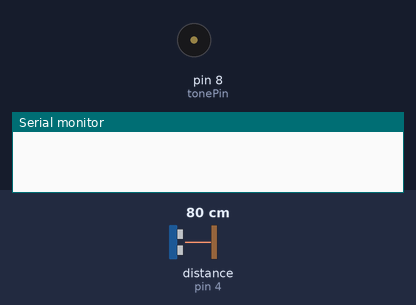
A sketch run on a simulated Arduino Uno, built with avr-gcc and run on an emulated ATmega328P. Shown: buzzer (waves = sounding), the last lines printed to the serial monitor. Wiring (inferred from the names in the program): ultrasonic range finder: trigger pin 3; echo pin 4. The inputs (shaded band) are chosen by the test bench; at power-on: distance to the obstacle (sensor on pin 4) 80 cm. The echo pulse lasts 58.3 µs per cm.

Above: at 1.2 s.
1.3 s: distance to the obstacle (sensor on pin 4) set to 12 cm
2.8 s: distance to the obstacle (sensor on pin 4) set to 9 cm
At 2.92 s:
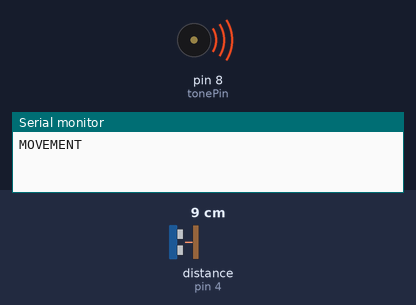
5.8 s: distance to the obstacle (sensor on pin 4) set to 18 cm
At 6.3 s:
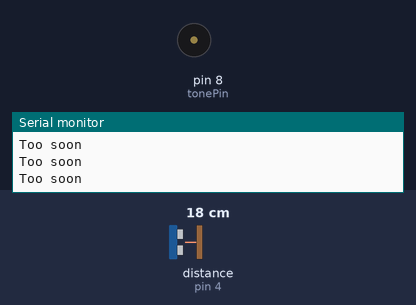
7.3 s: distance to the obstacle (sensor on pin 4) set to 2 cm
At 7.74 s:
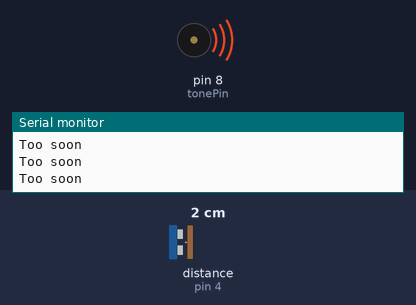
Timing chart, 0 to 11.3 s (numbered marks = the images above; inputs shaded):
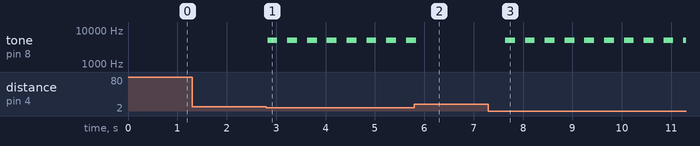

The sketch:

ultramail_ino.ino
```cpp
int vcc = 2; //attach pin 2 to vcc
int trig = 3; // attach pin 3 to Trig
int echo = 4; //attach pin 4 to Echo
int gnd = 5; //attach pin 5 to GND
int tonePin = 8;
int t1=15;
int minSecsBetweenEmails = 10; // 1 min
long lastSend = -minSecsBetweenEmails * 1000l;
void setup() {

pinMode (vcc,OUTPUT);
pinMode (gnd,OUTPUT);
// initialize serial communication:
Serial.begin(9600);

}
void loop()
{
digitalWrite(vcc, HIGH);
// establish variables for duration of the ping,
// and the distance result in inches and centimeters:
long duration, inches, cm;

// The PING))) is triggered by a HIGH pulse of 2 or more microseconds.
// Give a short LOW pulse beforehand to ensure a clean HIGH pulse:
pinMode(trig, OUTPUT);
digitalWrite(trig, LOW);
delayMicroseconds(2);
digitalWrite(trig, HIGH);
delayMicroseconds(5);
digitalWrite(trig, LOW);

// The same pin is used to read the signal from the PING))): a HIGH
// pulse whose duration is the time (in microseconds) from the sending
// of the ping to the reception of its echo off of an object.
pinMode(echo,INPUT);
duration = pulseIn(echo, HIGH);

// convert the time into a distance
inches = microsecondsToInches(duration);
cm = microsecondsToCentimeters(duration);
//t2=cm;
//Serial.print(inches);
//Serial.print("in, ");
//Serial.print(cm);
//Serial.print("cm");
//Serial.println("%d in, %d cm",inches,cm);
//if((t1-t2)>3)
//  Serial.println("Movement");

if(cm<10)
{
  long now = millis();
  tone(tonePin,5000, 200);
  if (now > (lastSend + minSecsBetweenEmails * 1000l))
  {
    Serial.println("MOVEMENT");
    lastSend = now;
    }
    else
    {
    Serial.println("Too soon");
    }
  }
  //Serial.println("MOVEMENT");

delay(400);
}

long microsecondsToInches(long microseconds)
{
// According to Parallax's datasheet for the PING))), there are
// 73.746 microseconds per inch (i.e. sound travels at 1130 feet per
// second). This gives the distance travelled by the ping, outbound
// and return, so we divide by 2 to get the distance of the obstacle.
// See: http://www.parallax.com/dl/docs/prod/acc/28015-PI...
return microseconds / 74 / 2;
}

long microsecondsToCentimeters(long microseconds)
{
// The speed of sound is 340 m/s or 29 microseconds per centimeter.
// The ping travels out and back, so to find the distance of the
// object we take half of the distance travelled.
return microseconds / 29 / 2;
}
```

Measured:
- the behaviour switches between 11 and 10 cm on distance to the obstacle (sensor on pin 4) (found by bisection; images 0 and 1)
- after the input at 1.3 s, every drawn part: stays the same
- after the input at 2.8 s, tone on pin 8 (tonePin): alternates 5000 Hz for 0.20 s and silent for 0.20 s, starting at once
- after the input at 5.8 s, tone on pin 8 (tonePin): goes on until 5.8 s, then stays silent
- after the input at 7.3 s, tone on pin 8 (tonePin): alternates 5000 Hz for 0.20 s and silent for 0.20 s, starting after 0.34 s
